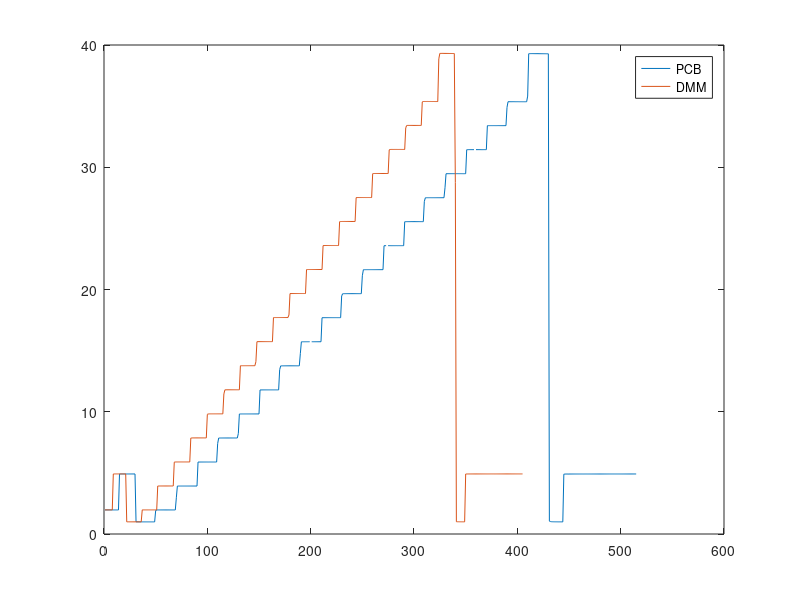
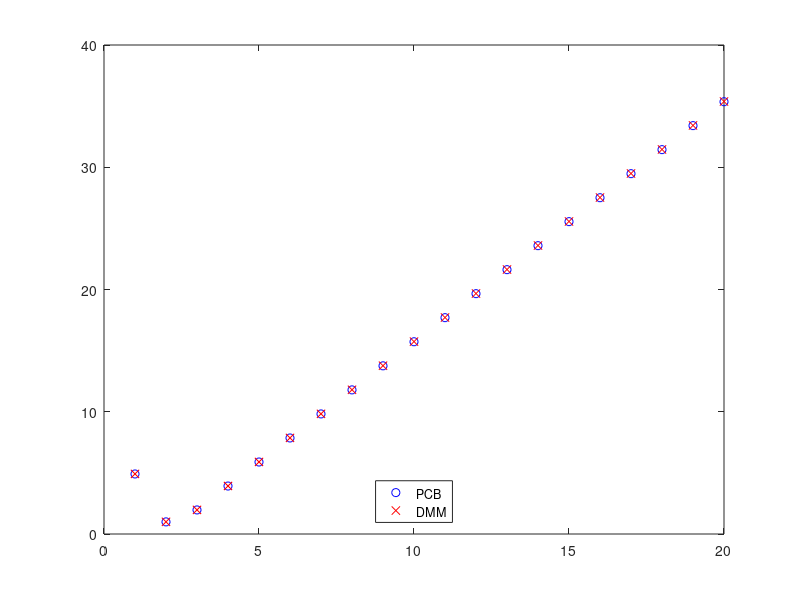
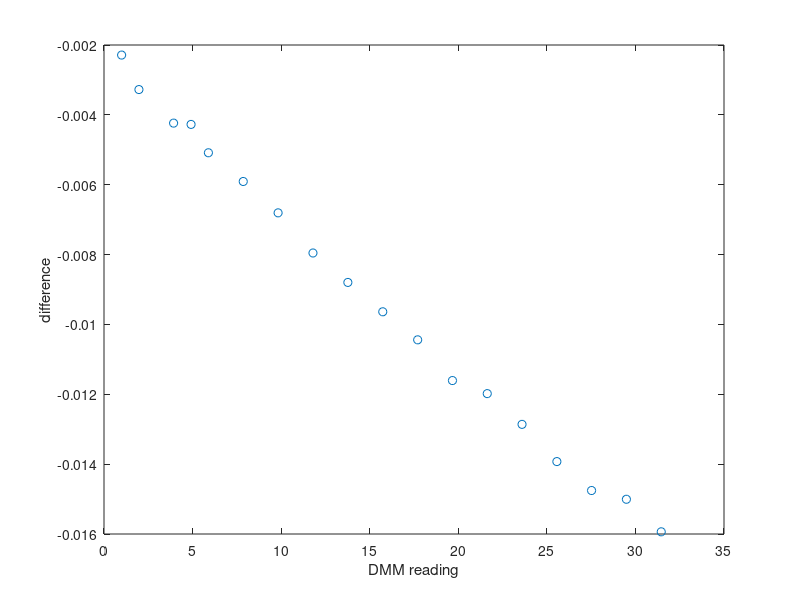

Recreate these plots in MATLAB, in order. (Note: this script raises an error after producing the figures.)
close all
clear all
clc

%Load data
% PCB = load('./After/PCB_data.csv');
% DMM = load('./After/DMM_data.csv');

load('./V2/After/data.mat')

DMM = [DMM; NaN(size(PCB,1)-size(DMM,1),1)];

%filter the peak values
%PCB = medfilt1(PCB);

% find the steps for PCB
a = find(diff(PCB)> 0.2);
b = find(diff(PCB)< -0.2);
intervals_PCB = [a; b];
intervals_PCB = sort(intervals_PCB);
% make sure only the steps are registered and not a small deviation
a = find(diff(intervals_PCB)>15);
intervals_PCB = intervals_PCB(a);

% find the steps for DMM
a = find(diff(DMM)> 0.2);
b = find(diff(DMM)< -0.2);
intervals_DMM = [a; b];
intervals_DMM = sort(intervals_DMM);
% make sure only the steps are registered and not a small deviation
a = find(diff(intervals_DMM)>12);
intervals_DMM = intervals_DMM(a);

% plot both sets
figure
plot([PCB DMM]);
legend('PCB','DMM')
saveas(gcf, 'RawData', 'png')

disp(['intervals PCB: ' int2str(size(intervals_PCB,1)) ', intervals DMM: ' int2str(size(intervals_DMM,1))])

% for every interval between two steps do
for i = 1:size(intervals_PCB,1)-1
    % prin the interval
    %disp(['interval: ' int2str(i) ' - ' int2str(intervals_PCB(i+1)-intervals_PCB(i)) ' elementen '])
    % select the values: remove the two first and last measurements
    list = [PCB(intervals_PCB(i)+2:intervals_PCB(i+1)-2)]';      
    % clean up the NaN
    list = list(~isnan(list));
    % calc the mean
    PCBmean(i) = mean(list);
    %disp(['mean: ' int2str(PCBmean(i))])
end
PCBmean = PCBmean(~isnan(PCBmean));
PCBmean = PCBmean';

% for every interval between two steps do
for i = 1:size(intervals_DMM,1)-1
    % prin the interval
    %disp(['interval: ' int2str(i) ' - ' int2str(intervals_DMM(i+1)-intervals_DMM(i)) ' elementen '])
    % select the values: remove the two first and last measurements
    list = [DMM(intervals_DMM(i)+2:intervals_DMM(i+1)-2)]';      
    % calc the mean
    DMMmean(i) = mean(list);
    %disp(['mean: ' int2str(DMMmean(i))])
end
DMMmean = DMMmean(~isnan(DMMmean));
DMMmean = DMMmean';

% plot
figure
plot(PCBmean,'ob')
hold on;
plot(DMMmean,'xr')
legend('PCB','DMM','location','south')
saveas(gcf, 'Means', 'png')

% calc the difference
difference  = [PCBmean-DMMmean];
% plot to do some regresion analyses
figure 
plot(DMMmean(1:end-2),difference(1:end-2),'o')
ylabel('difference')
xlabel('DMM reading')
saveas(gcf, 'difference', 'png')

%save
data = [DMMmean PCBmean];
xlswrite('toCalibrate.xlsx',data)

% plot to do calibration
figure 
scatter(DMMmean(1:end-2),PCBmean(1:end-2))
ylabel('PCB')
xlabel('DMM reading')
p = polyfit(DMMmean(1:end-2),PCBmean(1:end-2),1);
disp(['y = ' sprintf('%0.5f',p(1)) ' x + ' sprintf('%0.5f',p(2))])
saveas(gcf, 'scatter', 'png')

D = abs(DMMmean-PCBmean).^2;
MSE = sum(D(:))/numel(DMMmean)
